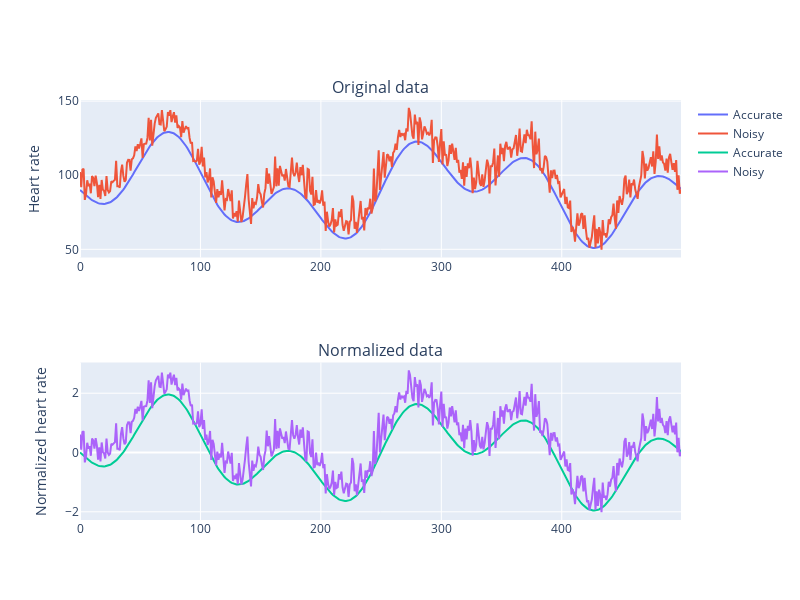

Write notebook code for a chart like this one.
### Code cell
# Plot original data and normalized data using plotly
fig = make_subplots(rows=2, cols=1, subplot_titles=("Original data", "Normalized data"))

fig.add_trace(
    go.Scatter(x=time, y=hr_accurate_orig, mode="lines", name="Accurate"), row=1, col=1
)
fig.add_trace(
    go.Scatter(x=time, y=hr_noisy_orig, mode="lines", name="Noisy"), row=1, col=1
)

fig.add_trace(
    go.Scatter(x=time, y=hr_accurate, mode="lines", name="Accurate"), row=2, col=1
)
fig.add_trace(go.Scatter(x=time, y=hr_noisy, mode="lines", name="Noisy"), row=2, col=1)

fig.update_yaxes(title_text="Heart rate", row=1, col=1)
fig.update_yaxes(title_text="Normalized heart rate", row=2, col=1)
fig.update_layout(height=600, width=800, showlegend=True)
fig.show()

### Figure 1 — Plotly figure (JSON) as saved in the notebook; plotly's stock layout.template omitted (floating-point values rounded to 4 significant figures; data arrays with more than 128 entries replaced by an {"elided": "..."} marker saying what was removed)
{"data": [{"mode": "lines", "name": "Accurate", "type": "scatter", "x": {"elided": "500 int values"}, "xaxis": "x", "y": {"elided": "500 float values"}, "yaxis": "y"}, {"mode": "lines", "name": "Noisy", "type": "scatter", "x": {"elided": "500 int values"}, "xaxis": "x", "y": {"elided": "500 float values"}, "yaxis": "y"}, {"mode": "lines", "name": "Accurate", "type": "scatter", "x": {"elided": "500 int values"}, "xaxis": "x2", "y": {"elided": "500 float values"}, "yaxis": "y2"}, {"mode": "lines", "name": "Noisy", "type": "scatter", "x": {"elided": "500 int values"}, "xaxis": "x2", "y": {"elided": "500 float values"}, "yaxis": "y2"}], "layout": {"annotations": [{"font": {"size": 16}, "showarrow": false, "text": "Original data", "x": 0.5, "xanchor": "center", "xref": "paper", "y": 1, "yanchor": "bottom", "yref": "paper"}, {"font": {"size": 16}, "showarrow": false, "text": "Normalized data", "x": 0.5, "xanchor": "center", "xref": "paper", "y": 0.375, "yanchor": "bottom", "yref": "paper"}], "height": 600, "showlegend": true, "width": 800, "xaxis": {"anchor": "y", "domain": [0, 1]}, "xaxis2": {"anchor": "y2", "domain": [0, 1]}, "yaxis": {"anchor": "x", "domain": [0.625, 1], "title": {"text": "Heart rate"}}, "yaxis2": {"anchor": "x2", "domain": [0, 0.375], "title": {"text": "Normalized heart rate"}}}}
